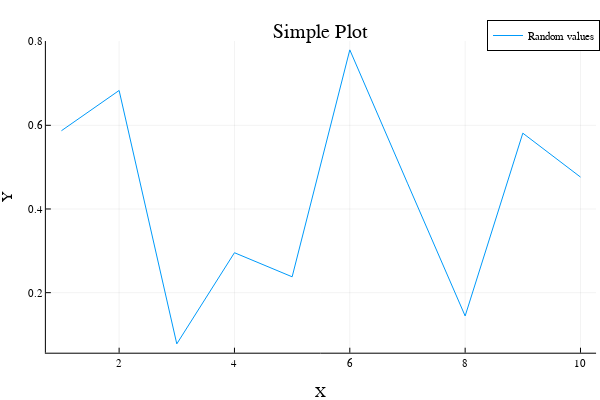

The cell this chart's notebook holds for it:
### Code cell
# base graph

using Plots
plotlyjs()
x = 1:10
y = rand(10)

plot(x, y, label="Random values", xlabel="X", ylabel="Y", title="Simple Plot")

### Figure 1 — Plotly figure (JSON) as saved in the notebook; plotly's stock layout.template omitted (floating-point values rounded to 4 significant figures)
{"data": [{"colorbar": {"len": 0.8657, "title": "", "x": 0.9934, "y": 0.5087}, "legendgroup": "Random values", "line": {"color": "rgba(0, 154, 250, 1.000)", "dash": "solid", "shape": "linear", "width": 1}, "mode": "lines", "name": "Random values", "showlegend": true, "type": "scatter", "x": [1, 2, 3, 4, 5, 6, 7, 8, 9, 10], "xaxis": "x", "y": [0.587, 0.6833, 0.07757, 0.2954, 0.2379, 0.7803, 0.4617, 0.1443, 0.5812, 0.4763], "yaxis": "y"}], "layout": {"annotations": [{"font": {"color": "rgba(0, 0, 0, 1.000)", "family": "sans-serif", "size": 20}, "rotation": 0, "showarrow": false, "text": "Simple Plot", "x": 0.535, "xanchor": "center", "xref": "paper", "y": 1, "yanchor": "top", "yref": "paper"}], "height": 400, "legend": {"bgcolor": "rgba(255, 255, 255, 1.000)", "bordercolor": "rgba(0, 0, 0, 1.000)", "borderwidth": 1, "font": {"color": "rgba(0, 0, 0, 1.000)", "family": "sans-serif", "size": 11}, "title": {"font": {"color": "rgba(0, 0, 0, 1.000)", "family": "sans-serif", "size": 15}, "text": ""}, "tracegroupgap": 0, "traceorder": "normal", "x": 1, "xanchor": "auto", "y": 1, "yanchor": "auto"}, "margin": {"b": 20, "l": 0, "r": 0, "t": 20}, "paper_bgcolor": "rgba(255, 255, 255, 1.000)", "plot_bgcolor": "rgba(255, 255, 255, 1.000)", "showlegend": true, "width": 600, "xaxis": {"anchor": "y", "domain": [0.07647, 0.9934], "gridcolor": "rgba(0, 0, 0, 0.100)", "gridwidth": 0.5, "linecolor": "rgba(0, 0, 0, 1.000)", "mirror": false, "range": [0.73, 10.27], "showgrid": true, "showline": true, "showticklabels": true, "tickangle": 0, "tickcolor": "rgb(0, 0, 0)", "tickfont": {"color": "rgba(0, 0, 0, 1.000)", "family": "sans-serif", "size": 11}, "tickmode": "array", "ticks": "inside", "ticktext": ["2", "4", "6", "8", "10"], "tickvals": [2, 4, 6, 8, 10], "title": "X", "titlefont": {"color": "rgba(0, 0, 0, 1.000)", "family": "sans-serif", "size": 15}, "type": "-", "visible": true, "zeroline": false, "zerolinecolor": "rgba(0, 0, 0, 1.000)"}, "yaxis": {"anchor": "x", "domain": [0.07581, 0.9415], "gridcolor": "rgba(0, 0, 0, 0.100)", "gridwidth": 0.5, "linecolor": "rgba(0, 0, 0, 1.000)", "mirror": false, "range": [0.05649, 0.8014], "showgrid": true, "showline": true, "showticklabels": true, "tickangle": 0, "tickcolor": "rgb(0, 0, 0)", "tickfont": {"color": "rgba(0, 0, 0, 1.000)", "family": "sans-serif", "size": 11}, "tickmode": "array", "ticks": "inside", "ticktext": ["0.2", "0.4", "0.6", "0.8"], "tickvals": [0.2, 0.4, 0.6, 0.8], "title": "Y", "titlefont": {"color": "rgba(0, 0, 0, 1.000)", "family": "sans-serif", "size": 15}, "type": "-", "visible": true, "zeroline": false, "zerolinecolor": "rgba(0, 0, 0, 1.000)"}}}
